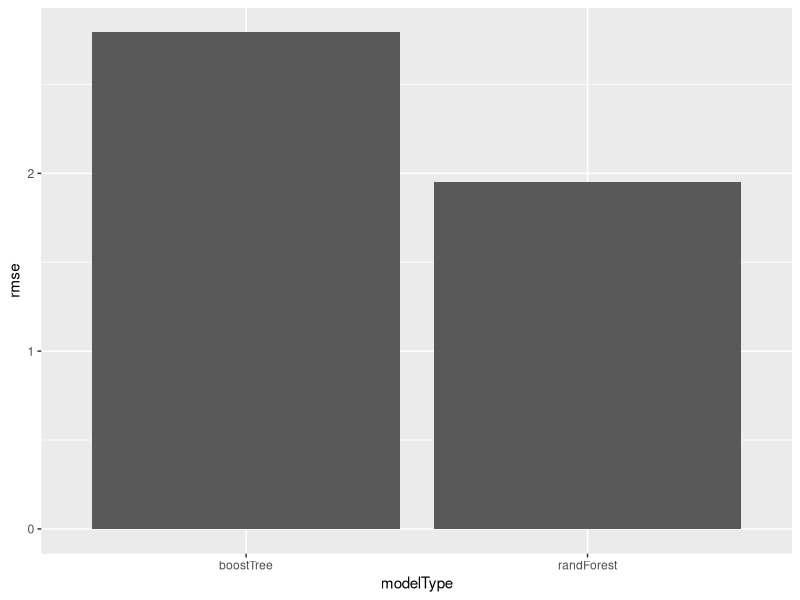
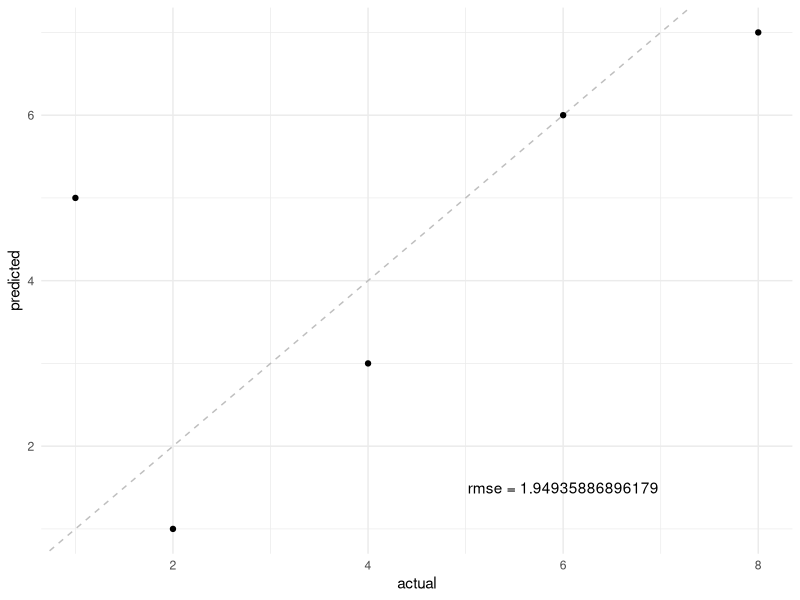

Recreate these plots in R, in order.
## Creating a data frame
zooData <- data.frame(animals = c("lion", "tiger", "bear"), 
           age= c(10,2,7))

predicted <- c(1,3,5,7,6)

actual <- c(2,4,1,8,6)

library(MLmetrics)

Accuracy(actual, predicted)
errors <- data.frame(mae= MAE(actual, predicted), 
                     rmse = RMSE(actual, predicted), 
                     modelType="randForest")

predicted2 <- c(5,6,5,9,3)
errors<- rbind(data.frame(mae= MAE(actual, predicted2), 
                          rmse = RMSE(actual, predicted2), 
                          modelType = "boostTree"))

# make a dataframe all at once
errors <- data.frame(mae = c(MAE(actual, predicted), MAE(actual, predicted2)), 
                     rmse = c(RMSE(actual, predicted), RMSE(actual, predicted2)), 
                     modelType = c("randForest", "boostTree"))

## make a plot of errors
library(ggplot2)
ggplot(errors, aes(x = modelType, y = rmse)) + 
  geom_bar(stat = "summary")

values <- data.frame(actual = actual, 
                     predicted = predicted, 
                     predicted2 = predicted2)
ggplot(values, aes(x= actual,  y = predicted)) + 
  geom_abline(lty = "dashed", color = "grey") + 
  geom_point() + 
  theme_minimal() + 
  annotate(geom = "text", label = paste("rmse =",RMSE(actual, predicted)), 
             x = 6, y = 1.5)
